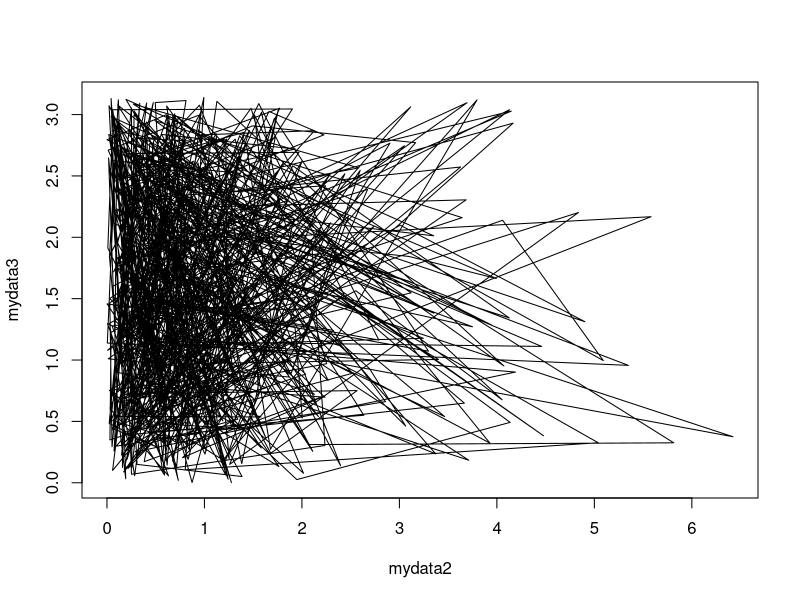
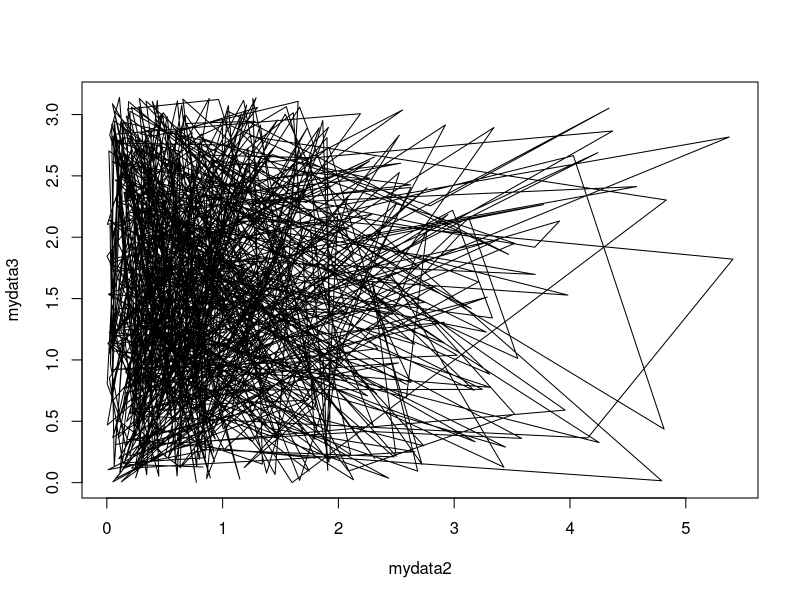

These charts were generated, in order, by the following R code:
## ---- chunk 1
make_art <- function(seed) {
  set.seed(seed)
  mydata <- runif(700,min = 0,max = 1)
  mydata2 <- rexp(700, 1)
  mydata3 <- mydata*pi
  plot(mydata2, mydata3, type = "l")
  }
## ---- chunk 2
make_art <- function(seed) {
  set.seed(seed)
  mydata <- runif(700,min = 0,max = 1)
  mydata2 <- rexp(700, 1)
  mydata3 <- mydata*pi
  plot(mydata2, mydata3, type = "l")
  }
make_art(123)
## ---- chunk 3
make_art <- function(seed) {
  set.seed(seed)
  mydata <- runif(700,min = 0,max = 1)
  mydata2 <- rexp(700, 1)
  mydata3 <- mydata*pi
  plot(mydata2, mydata3, type = "l")
  }
make_art(777)
